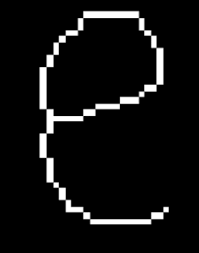
#> input picture dilation.png, 199 x 253 px
$ python 5a.py
#> lines starting #> are read from the running program, lines starting #| are printed output that depends on the picture
import cv2
import numpy
import numpy as np
import matplotlib.pyplot as plt
image = cv2.imread('dilation.png', cv2.IMREAD_GRAYSCALE)
#> image is the input picture: shape (253, 199); min 0, max 255, mean 16.7

def perform_erosion(image, structuring_element_size):
    kernel = np.ones((structuring_element_size, structuring_element_size), np.uint8)
    rows, cols = image.shape
    eroded_image = np.zeros_like(image)
    pad_size = structuring_element_size // 2
    for i in range(pad_size, rows - pad_size):
        for j in range(pad_size, cols - pad_size):
            region = image [i-pad_size : i+ pad_size,
                            j - pad_size : j + pad_size]
            eroded_image[i][j] = np.min(region)
    return eroded_image

def dilation(image, struturing_element_size):
#> called with struturing_element_size = 5
    kernel = np.ones((struturing_element_size, struturing_element_size), np.uint8)
    rows, cols = image.shape
#> rows = 253; cols = 199
    dilated_image = np.zeros_like(image)
    pad_size = struturing_element_size // 2

    for i in range(pad_size, rows - pad_size):
        for j in range(pad_size, cols - pad_size):
            region = image[i -pad_size : i+pad_size,
                           j - pad_size: j+pad_size]
            dilated_image[i][j] = np.max(region)
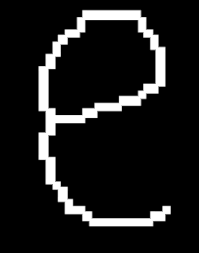
#> dilated_image: shape (253, 199); min 0, max 255, mean 27.1
    return dilated_image

dilated_image = dilation(image, 5)
eroded_image = perform_erosion(image, 5)
#> after the loop in perform_erosion, `for i in range(pad_size, rows - pad_size):`:
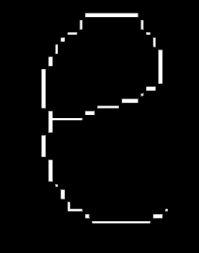
#> eroded_image: shape (253, 199); min 0, max 255, mean 7.4
plt.figure(figsize=(12,7))
plt.subplot(1,3,1)
plt.imshow(image, cmap='gray')
plt.title("Original image")

plt.subplot(1,3,2)
plt.imshow(eroded_image, cmap='gray')
plt.title("Eroded image")
plt.subplot(1,3,3)
plt.imshow(dilated_image, cmap='gray')
plt.title("Dilated image")
plt.show()
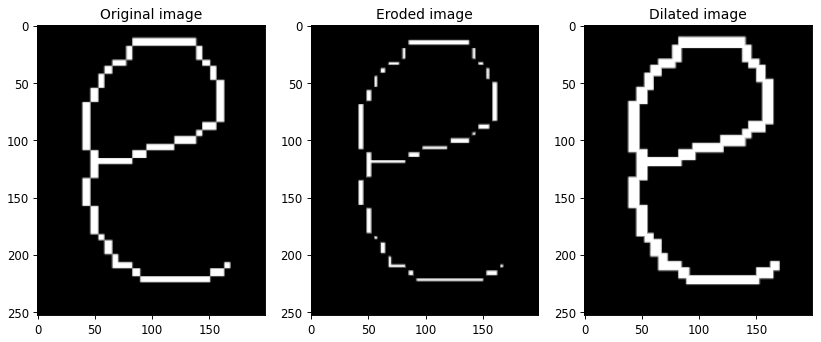
#> figure drawn by matplotlib, 3 panels
